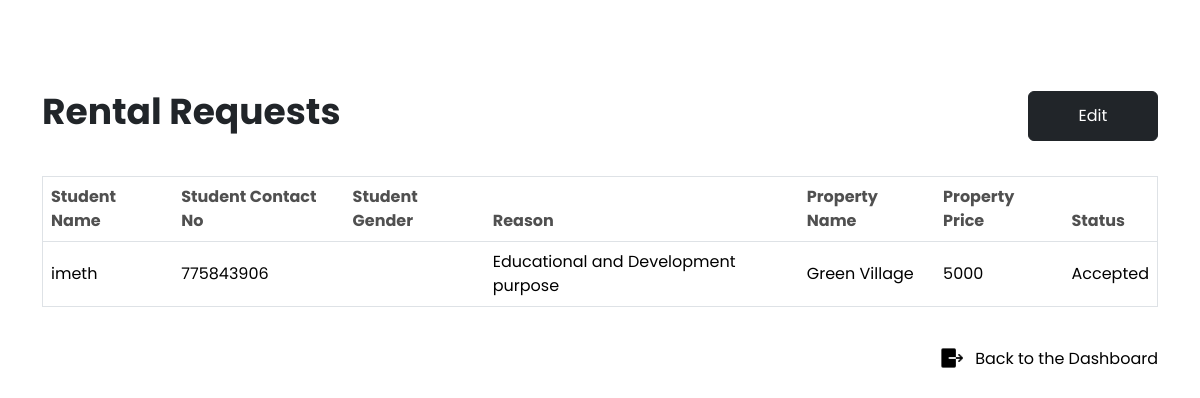
Screenshot of /RentalRequests.php (signed in) with the database file from the repository.
### tables this page shows
CREATE TABLE `rentalrequest` (
  `rentid` int(11) NOT NULL,
  `studid` int(30) NOT NULL,
  `propid` int(30) NOT NULL,
  `reason` varchar(60) NOT NULL,
  `Status` varchar(30) NOT NULL
);

CREATE TABLE `student` (
  `sfname` varchar(30) NOT NULL,
  `slname` varchar(30) NOT NULL,
  `semail` varchar(30) NOT NULL,
  `studid` int(30) NOT NULL,
  `sgender` varchar(30) NOT NULL,
  `smobile` varchar(30) NOT NULL,
  `saddress` varchar(30) NOT NULL,
  `spassword` varchar(30) NOT NULL
);

CREATE TABLE `properties` (
  `propid` int(30) NOT NULL,
  `lid` int(30) NOT NULL,
  `pname` varchar(255) NOT NULL,
  `paddress` varchar(255) NOT NULL,
  `pmaplink` varchar(255) NOT NULL,
  `pmobile` varchar(12) NOT NULL,
  `pdescription` text NOT NULL,
  `pprice` int(10) NOT NULL
);

### RentalRequests.php (the view, shortened to what this page needs)
<!DOCTYPE html>
<html lang="en">
<head>
    <link rel="stylesheet" href="CSS/landrentalreq.css">
    <link href="https://cdn.jsdelivr.net/npm/bootstrap@5.3.3/dist/css/bootstrap.min.css" rel="stylesheet">
</head>
<body>
    <div class="container">
        <div class="title-bar">
            <h1 style="font-size: 36px; font-weight: bold; ">Rental Requests</h1>
            <a href="EditRental.php"><button type="button" class="btn btn-dark" style="height: 50px; width: 130px;">Edit</button></a>
        </div>
        <?php
        if (isset($_SESSION['landlord'])) {
            $lid = $_SESSION['landlord']['id'];
        } else {
            header('Location: LandlordLogin.php');
            exit;
        }
        $conn = OpenCon();
        $sql = "SELECT
                    s.sfname AS 'Student Name',
                    s.smobile AS 'Student Contact No',
                    s.sgender AS 'Student Gender',
                    rr.reason AS 'Reason',
                    p.pname AS 'Property Name',
                    p.pprice AS 'Property Price',
                    rr.Status AS 'Status'
                FROM
                    rentalrequest rr
                    JOIN student s ON rr.studid = s.studid
                    JOIN properties p ON rr.propid = p.propid
                WHERE
                    p.lid = $lid";
        $result = $conn->query($sql);
        if ($result->num_rows > 0) {
            echo "<table class='table'>";
            echo "<thead><tr><th scope='col'>Student Name</th><th scope='col'>Student Contact No</th><th scope='col'>Student Gender</th><th scope='col'>Reason</th><th scope='col'>Property Name</th><th scope='col'>Property Price</th><th scope='col'>Status</th></tr></thead>";
            echo "<tbody>";
            while($row = $result->fetch_assoc()) {
                echo "<tr>";
                echo "<td>" . $row["Student Name"] . "</td>";
                echo "<td>" . $row["Student Contact No"] . "</td>";
                echo "<td>" . $row["Student Gender"] . "</td>";
                echo "<td>" . $row["Reason"] . "</td>";
                echo "<td>" . $row["Property Name"] . "</td>";
                echo "<td>" . $row["Property Price"] . "</td>";
                echo "<td>";
                if ($row["Status"] == "") {
                    echo "Pending";
                } else {
                    echo $row["Status"];
                }
                echo "</td>";
                echo "</tr>";
            }
            echo "</tbody>";
            echo "</table>";
        } else {
            echo "No rental requests found.";
        }
        ?>
        <a href="LandlordDashboard.php" target="parent">
            <div class="back-dash">
                <img src="Imgs/exit.png"><p>Back to the Dashboard</p>
            </div>
        </a>
    </div>
</body>
</html>

### CSS/landrentalreq.css (style rules this page uses)
body { background-color: #ffffff; align-items: center; font-family: 'Poppins', sans-serif; font-style: normal; }
.container h1 { margin-top: 90px; font-family: 'Poppins', sans-serif; font-style: normal; }
.table { border: 1px solid rgb(0, 0, 0); border-radius: 25px; vertical-align: middle; font-family: 'Poppins', sans-serif; font-style: normal; }
.container table { vertical-align: middle; border-radius: 25px; margin-top: 35px; font-family: 'Poppins', sans-serif; font-style: normal; max-width: 100%; border-spacing: 10px; }
.container table th { color: #505050; font-family: 'Poppins', sans-serif; font-style: normal; }
th { color: #505050; font-family: 'Poppins', sans-serif; font-style: normal; }
.back-dash img { width: 24px; height: auto; margin-right: 12px; }
.back-dash { display: flex; align-items: center; margin-left: 655px; margin-top: 22px; justify-content: end; }
.back-dash p { margin-top: 18px; }
.container a { text-decoration: none; color: black; font-family: 'Poppins', sans-serif; font-style: normal; }
.title-bar { display: flex; justify-content: space-between; align-items: flex-end; }

### rows the page displays
rentalrequest: studid.sfname "imeth", studid.smobile "775843906", reason "Educational and Development purpose", propid.pname "Green Village", propid.pprice "5000", Status "Accepted"
